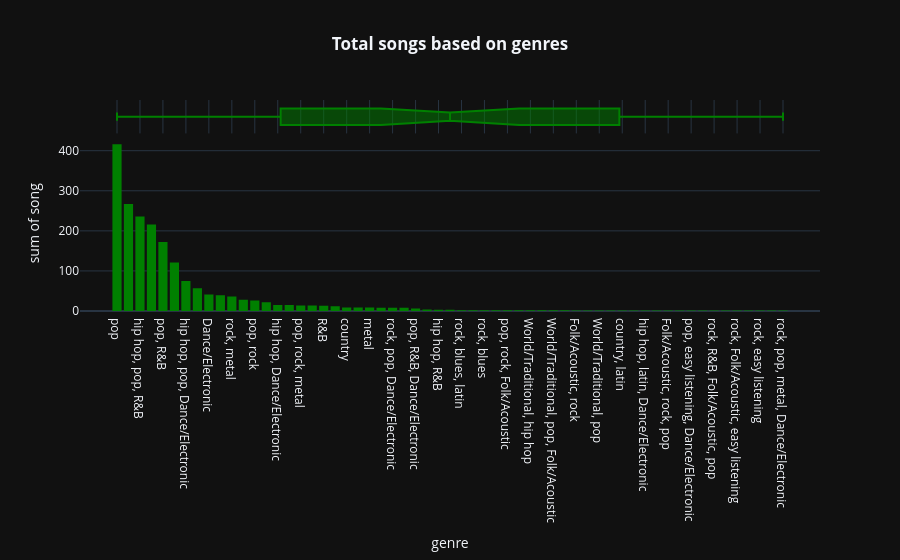

Notebook cell for this chart:
### Markdown cell above
I used bar chat to find out pattern how song and genre corelated

### Code cell
import plotly.express as px
fig=px.histogram(df.groupby('genre',as_index=False).count().sort_values(by='song',ascending=False),x='genre',y='song',color_discrete_sequence=['green'],template='plotly_dark',marginal='box',title='<b>Total songs based on genres</b>')
fig.update_layout(title_x=0.5)

### Figure 1 — Plotly figure (JSON) as saved in the notebook; plotly's stock layout.template omitted (floating-point values rounded to 4 significant figures)
{"data": [{"bingroup": "x", "histfunc": "sum", "hovertemplate": "genre=%{x}<br>sum of song=%{y}<extra></extra>", "legendgroup": "", "marker": {"color": "green", "pattern": {"shape": ""}}, "name": "", "orientation": "v", "showlegend": false, "type": "histogram", "x": ["pop", "hip hop, pop", "hip hop, pop, R&B", "pop, Dance/Electronic", "pop, R&B", "hip hop", "hip hop, pop, Dance/Electronic", "rock", "Dance/Electronic", "rock, pop", "rock, metal", "pop, latin", "pop, rock", "set()", "hip hop, Dance/Electronic", "latin", "pop, rock, metal", "hip hop, pop, latin", "R&B", "pop, rock, Dance/Electronic", "country", "hip hop, pop, rock", "metal", "pop, country", "rock, pop, Dance/Electronic", "pop, Folk/Acoustic", "pop, R&B, Dance/Electronic", "rock, pop, metal", "hip hop, R&B", "hip hop, pop, R&B, Dance/Electronic", "rock, blues, latin", "pop, easy listening, jazz", "rock, blues", "Folk/Acoustic, pop", "pop, rock, Folk/Acoustic", "World/Traditional, rock, pop", "World/Traditional, hip hop", "World/Traditional, rock", "World/Traditional, pop, Folk/Acoustic", "hip hop, pop, R&B, latin", "Folk/Acoustic, rock", "World/Traditional, Folk/Acoustic", "World/Traditional, pop", "hip hop, pop, country", "country, latin", "hip hop, country", "hip hop, latin, Dance/Electronic", "easy listening", "Folk/Acoustic, rock, pop", "hip hop, rock, pop", "pop, easy listening, Dance/Electronic", "pop, R&B, easy listening", "rock, R&B, Folk/Acoustic, pop", "rock, Dance/Electronic", "rock, Folk/Acoustic, easy listening", "rock, Folk/Acoustic, pop", "rock, easy listening", "rock, classical", "rock, pop, metal, Dance/Electronic"], "xaxis": "x", "y": [416, 267, 236, 216, 172, 121, 75, 57, 41, 39, 36, 28, 26, 22, 15, 15, 14, 14, 13, 12, 9, 9, 9, 8, 8, 8, 6, 4, 3, 3, 2, 2, 2, 2, 2, 2, 2, 2, 2, 2, 1, 1, 1, 1, 1, 1, 1, 1, 1, 1, 1, 1, 1, 1, 1, 1, 1, 1, 1], "yaxis": "y"}, {"hovertemplate": "genre=%{x}<extra></extra>", "legendgroup": "", "marker": {"color": "green"}, "name": "", "notched": true, "showlegend": false, "type": "box", "x": ["pop", "hip hop, pop", "hip hop, pop, R&B", "pop, Dance/Electronic", "pop, R&B", "hip hop", "hip hop, pop, Dance/Electronic", "rock", "Dance/Electronic", "rock, pop", "rock, metal", "pop, latin", "pop, rock", "set()", "hip hop, Dance/Electronic", "latin", "pop, rock, metal", "hip hop, pop, latin", "R&B", "pop, rock, Dance/Electronic", "country", "hip hop, pop, rock", "metal", "pop, country", "rock, pop, Dance/Electronic", "pop, Folk/Acoustic", "pop, R&B, Dance/Electronic", "rock, pop, metal", "hip hop, R&B", "hip hop, pop, R&B, Dance/Electronic", "rock, blues, latin", "pop, easy listening, jazz", "rock, blues", "Folk/Acoustic, pop", "pop, rock, Folk/Acoustic", "World/Traditional, rock, pop", "World/Traditional, hip hop", "World/Traditional, rock", "World/Traditional, pop, Folk/Acoustic", "hip hop, pop, R&B, latin", "Folk/Acoustic, rock", "World/Traditional, Folk/Acoustic", "World/Traditional, pop", "hip hop, pop, country", "country, latin", "hip hop, country", "hip hop, latin, Dance/Electronic", "easy listening", "Folk/Acoustic, rock, pop", "hip hop, rock, pop", "pop, easy listening, Dance/Electronic", "pop, R&B, easy listening", "rock, R&B, Folk/Acoustic, pop", "rock, Dance/Electronic", "rock, Folk/Acoustic, easy listening", "rock, Folk/Acoustic, pop", "rock, easy listening", "rock, classical", "rock, pop, metal, Dance/Electronic"], "xaxis": "x2", "yaxis": "y2"}], "layout": {"barmode": "relative", "legend": {"tracegroupgap": 0}, "title": {"text": "<b>Total songs based on genres</b>", "x": 0.5}, "xaxis": {"anchor": "y", "domain": [0, 1], "title": {"text": "genre"}}, "xaxis2": {"anchor": "y2", "domain": [0, 1], "matches": "x", "showgrid": true, "showticklabels": false}, "yaxis": {"anchor": "x", "domain": [0, 0.8316], "title": {"text": "sum of song"}}, "yaxis2": {"anchor": "x2", "domain": [0.8416, 1], "matches": "y2", "showgrid": false, "showline": false, "showticklabels": false, "ticks": ""}}}
